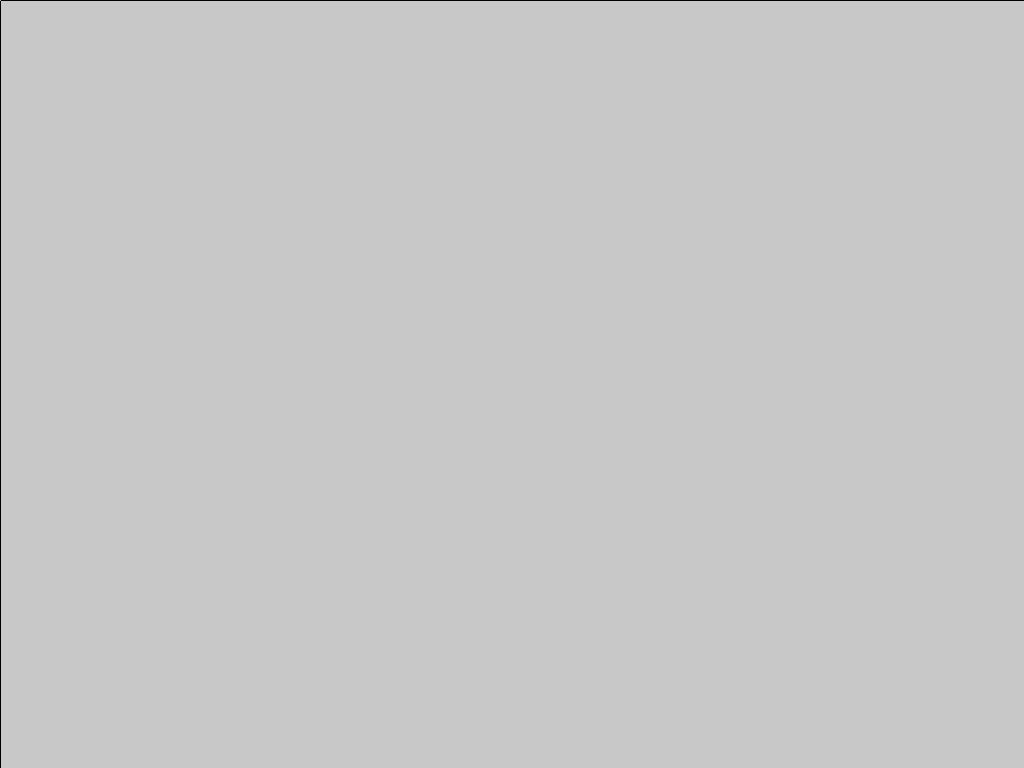
Frame 1 (no input)
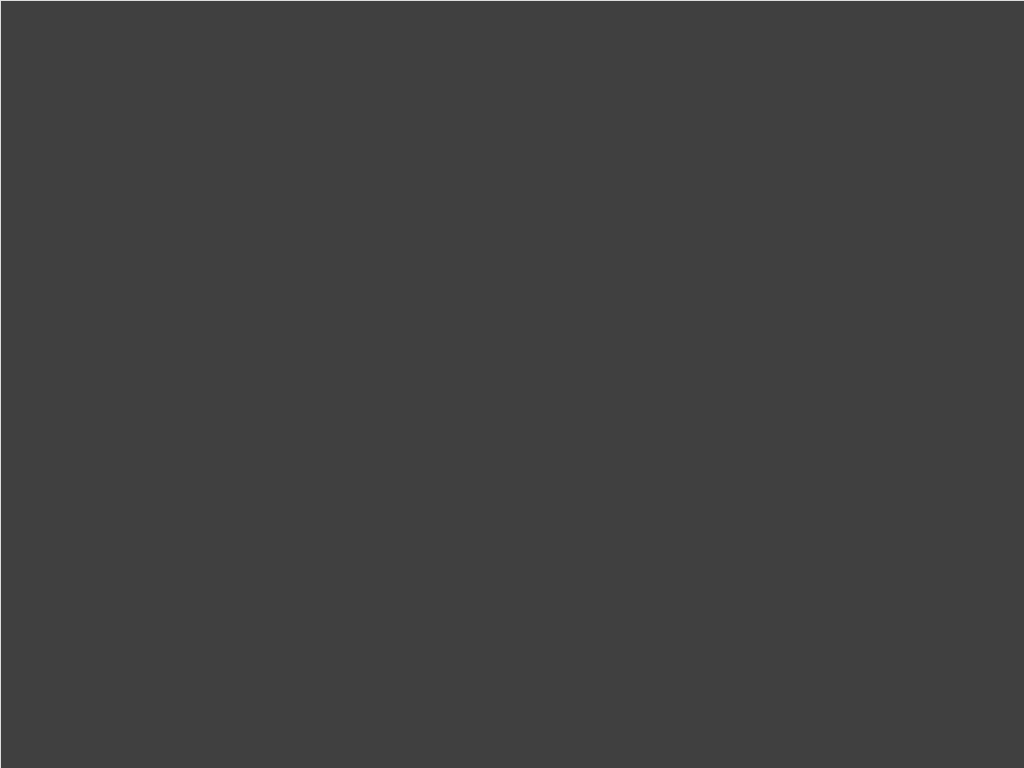
Frame 60 (the mouse pressed at the canvas centre just before this capture)
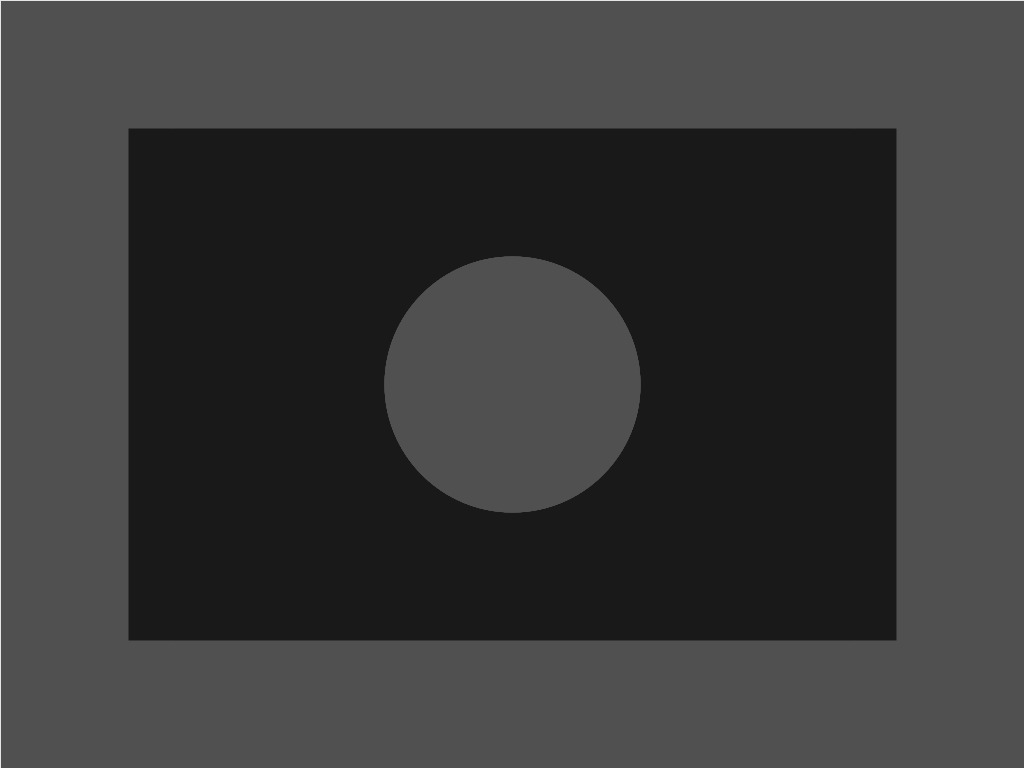
Frame 120 (the mouse held since frame 60 and released just before this capture)

The Processing sketch that drew these frames (run headless with seeded random() and noise(); from frame 60 on, the mouse is pressed at the canvas centre):

// Processing sketch: spiroLinesFromTheEdges
// ── spiroLinesFromTheEdges.pde
// Draw from the previous mouse location to the current
// mouse location to create a continuous line
void setup() {
  size(1024, 768);
}

void draw() {
  fill(0,5);
  rect(0,0,width,height);
  stroke(255);
  line(mouseX, mouseY, pmouseX, pmouseY);
  line(width-mouseX,height-mouseY,width-pmouseX,height-pmouseY);
  line(width-mouseX,mouseY,width-pmouseX,pmouseY);
   line(mouseX,height-mouseY,pmouseX,height-pmouseY);
   strokeWeight(abs(mouseX-pmouseX)*.5);
}
